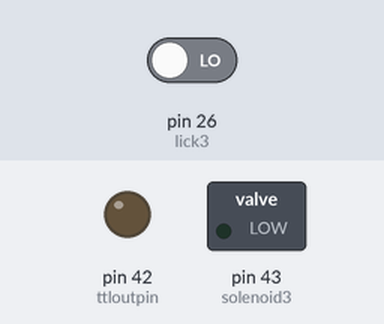
This sketch was run on a simulated Arduino Mega 2560, built with avr-gcc and run on an emulated ATmega2560. Shown: switched loads named in the sketch (green lamp = pin HIGH), output pins drawn as LEDs (lit = HIGH). Inputs (shaded band) come from the test bench; at power-on: pin 26 (lick3) LOW.

Above: at 1.2 s.
1.3 s: pin 26 (lick3) driven HIGH
At 1.97 s:
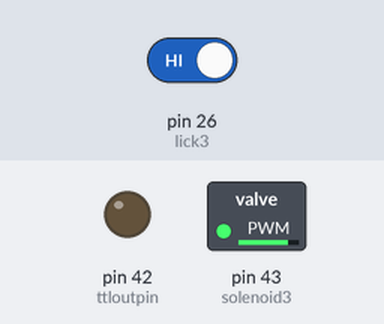
Timing chart, 0 to 10.3 s (numbered marks = the images above; inputs shaded):
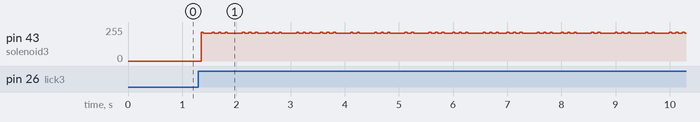

The sketch:

latency_timingaccuracy_test.ino
```cpp
int ttloutpin = 42;   // ttl out pin for starting imaging
int lick1 = 22;
int lick3 = 26;
int solenoid3 = 43;   // pin for solenoid3
boolean lickState;


void setup() {
  // put your setup code here, to run once:
  // initialize arduino states
  Serial.begin(57600);
  pinMode(lick1, INPUT);
  pinMode(lick3, INPUT);
  pinMode(ttloutpin, OUTPUT);
  pinMode(solenoid3, OUTPUT);
  //  start = millis();                    // start time
}

void loop() {
  // put your main code here, to run repeatedly:
  //  ts = millis() - start;               // find time since start
  lickState = digitalRead(lick3);       // record new lick1 state
  if (lickState) {
    //    delay(1);
    //    delayMicroseconds(100);
    //    digitalWrite(ttloutpin, HIGH);
    //    delay(100);
    //    digitalWrite(ttloutpin, LOW);
    delay(1);
    digitalWrite(solenoid3, HIGH);
    delay(5);
    digitalWrite(solenoid3, LOW);
  }
}
```

Measured:
- after the input at 1.3 s, pin 43 (solenoid3): 0/255 → 216/255 after 0.05 s, then moves between 210/255 and 216/255, repeating every 4.4 s
